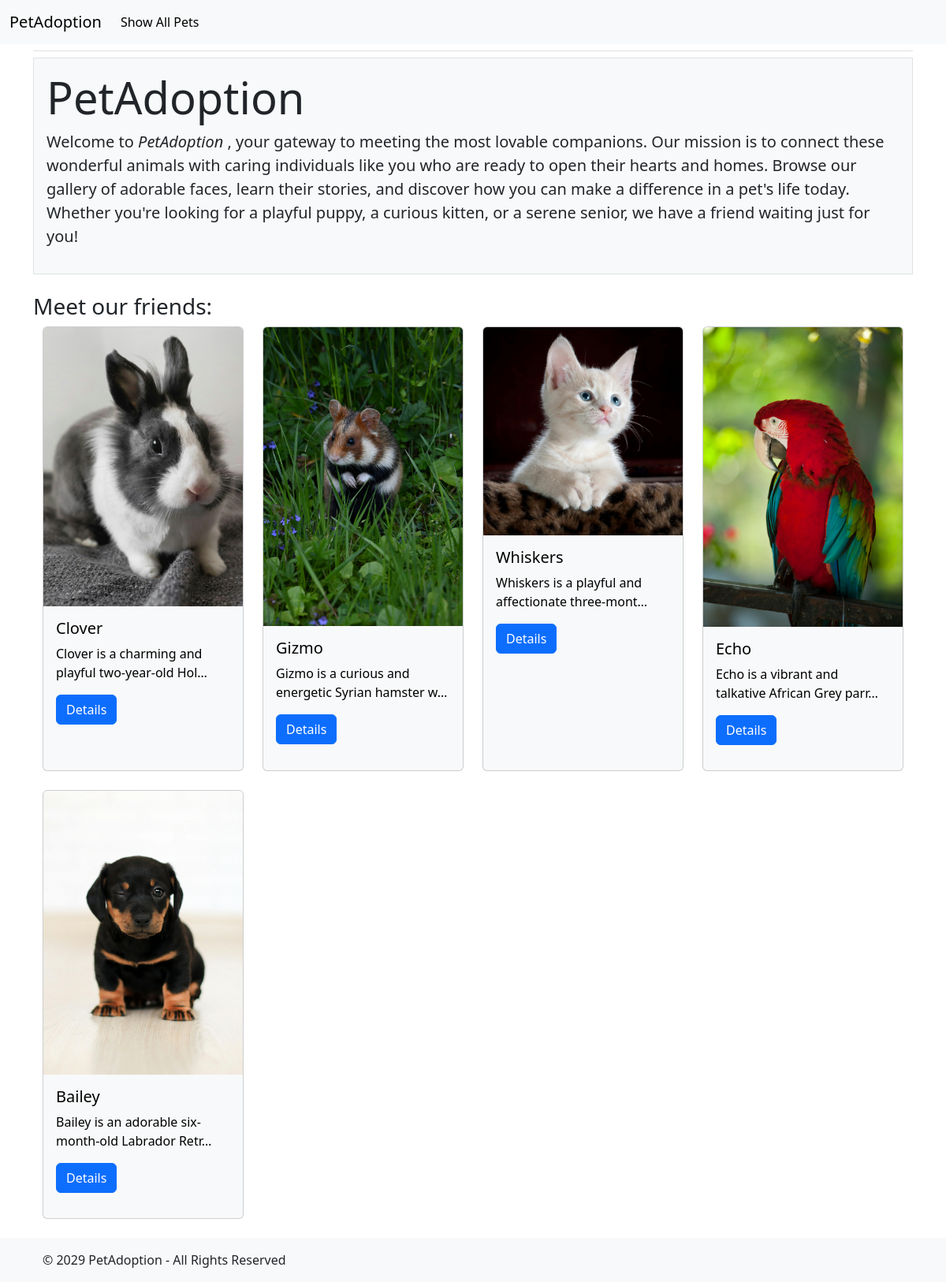
The page / on the database its author committed.
### adoption/models.py (models this page shows, shortened)
class Pet(models.Model):
    name = models.CharField(max_length=100)
    description = models.TextField()
    photo = models.ImageField(upload_to="pets/", null=True, blank=True)

### adoption/views.py (the view)
# urls.py: path("", views.index, name="index"),
def index(request):
    pets = Pet.objects.all()
    context = {"pets": pets}
    return render(request, "adoption/index.html", context)

### adoption/templates/adoption/index.html
{% extends "adoption/base.html" %}
{% load django_bootstrap5 %}
{% block content %}
    <div class="p-3 mb-4 bg-light border round-3">
        <div class="col-md-12">
            <h3 class="display-4">PetAdoption</h3>
            <p class="lead">
                Welcome to <i>PetAdoption </i>,
                your gateway to meeting the most lovable companions.
                Our mission is to connect these wonderful animals with caring individuals
                like you who are ready to open their hearts and homes. Browse our gallery of adorable faces, learn their stories, and discover how you can make a difference in a pet's life today. Whether you're looking for a playful puppy,
                a curious kitten, or a serene senior, we have a friend waiting just for you!
            </p>
        </div>
    </div>
    <h3>Meet our friends:</h3>
    <div class="container">
        <div class="row">
            {% for pet in pets %}
                <div class="col-sm-6 col-md-4 col-lg-3 mb-4">
                    <div class="card h-100 text-bg-light mb-3">
                        {% if pet.photo %}
                            <img src="{{ pet.photo.url }}"
                                 class="card-img-top"
                                 alt="Photo of {{ pet.name }}">
                        {% endif %}
                        <div class="card-body">
                            <h5 class="card-title">{{ pet.name }}</h5>
                            <p class="card-text">{{ pet.description|truncatechars:50 }}</p>
                            <a href="{% url 'adoption:pet_details' pet.id %}"
                               class="btn btn-primary">Details</a>
                        </div>
                    </div>
                </div>
            {% endfor %}
        </div>
    </div>
{% endblock content %}

### adoption/templates/adoption/base.html (shortened to what this page needs)
<!DOCTYPE html>
<html lang="en">
    <head>
        {% load django_bootstrap5 %}
        {% bootstrap_css %}
    </head>
    <body>
        <nav class="navbar navbar-expand-lg bg-body-tertiary">
            <div class="container-fluid">
                <a class="navbar-brand" href="{% url "adoption:index" %}">PetAdoption</a>
                <div class="collapse navbar-collapse" id="navbarSupportedContent">
                    <ul class="navbar-nav me-auto mb-2 mb-lg-0">
                        <li class="nav-item">
                            <a class="nav-link active" aria-current="page" href="#">Show All Pets</a>
                        </li>
                    </ul>
                </div>
            </div>
        </nav>
        <main class="container">
            <div class="pb-2 mb-2 border-bottom">
            </div>
            {% block content %}
            {% endblock content %}
        </main>
        <footer class="footer mt-auto py-3 bg-light mx-auto">
            <div class="container">
                <span class="container">© 2029 PetAdoption - All Rights Reserved</span>
            </div>
        </footer>
    </body>
</html>

### rows shown on the page
Pet: photo (picture), name "Clover", description "Clover is a charming and playful two-year-old Hol…"
Pet: photo (picture), name "Gizmo", description "Gizmo is a curious and energetic Syrian hamster w…"
Pet: photo (picture), name "Whiskers", description "Whiskers is a playful and affectionate three-mont…"
Pet: photo (picture), name "Echo", description "Echo is a vibrant and talkative African Grey parr…"
Pet: photo (picture), name "Bailey", description "Bailey is an adorable six-month-old Labrador Retr…"
